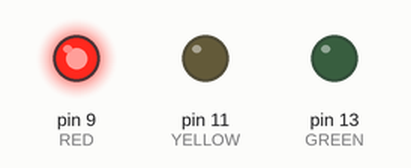
This sketch was run on a simulated Arduino Uno, built with avr-gcc and run on an emulated ATmega328P. Parts: output pins drawn as LEDs (lit = HIGH).

Above: at 1.2 s.
At 3.0 s:
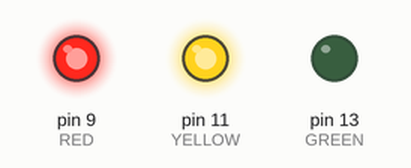
At 5.0 s:
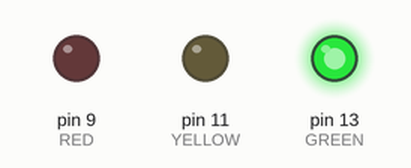
At 7.0 s:
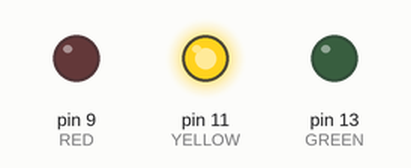
Timing chart, 0 to 9.8 s (numbered marks = the images above):
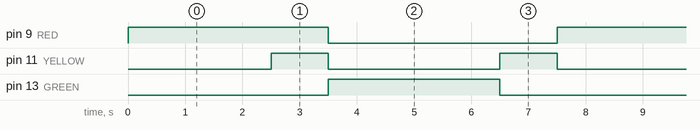

Measured:
- by itself, pin 9 (RED): alternates HIGH for 3.5 s and LOW for 4.0 s
- by itself, pin 11 (YELLOW): repeats every 7.5 s: LOW 3.0 s, HIGH 1.0 s, LOW 2.5 s, HIGH 1.0 s
- by itself, pin 13 (GREEN): alternates HIGH for 3.0 s and LOW for 4.5 s

The sketch:

Ex2_-_trafficlight.ino
```cpp
void setup() {
  // put your setup code here, to run once:
  pinMode(13, OUTPUT);//GREEN
  pinMode(11, OUTPUT);//YELLOW
  pinMode(9, OUTPUT); //RED

}

void red_yellow(){
  digitalWrite(9, HIGH);   // turn the LED on (HIGH is the voltage level)
  delay(2500);
  digitalWrite(11,HIGH);
  delay(1000);                       // wait
  digitalWrite(9, LOW);    // turn the LED off by making the voltage LOW
  digitalWrite(11, LOW);                       // wait
}

void yellow(){
  digitalWrite(11, HIGH);   // turn the LED on (HIGH is the voltage level)
  delay(1000);                       // wait
  digitalWrite(11, LOW);    // turn the LED off by making the voltage LOW
                        // wait
}
void green(){
  digitalWrite(13, HIGH);   // turn the LED on (HIGH is the voltage level)
  delay(3000);                       // wait
  digitalWrite(13, LOW);    // turn the LED off by making the voltage LOW
                      // wait
}


void loop() {
  // put your main code here, to run repeatedly:

  red_yellow();
  delay(1);

  green();
  delay(1);
  yellow();
  delay(1);


}
```
